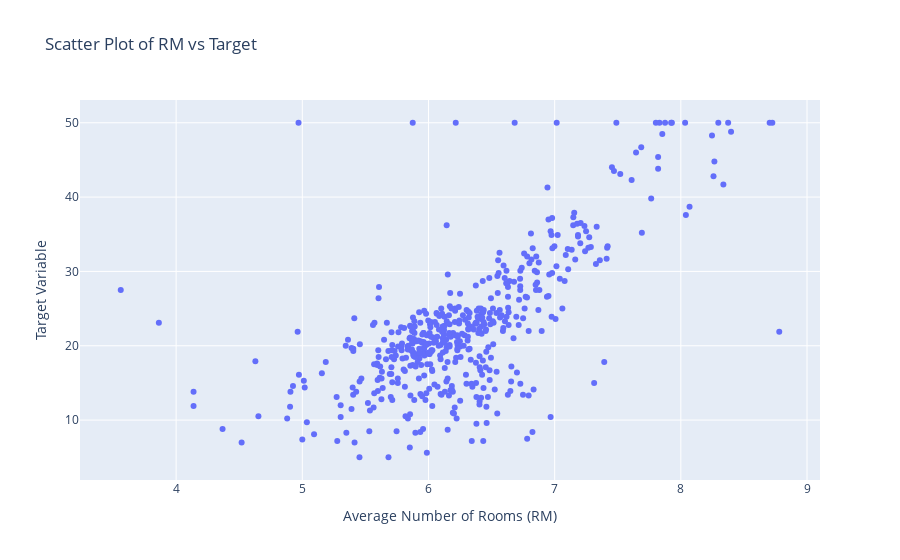

Notebook cell for this chart:
### Code cell
from plotly.offline import init_notebook_mode, iplot
import plotly.graph_objs as go

# Initialize Plotly in offline mode
init_notebook_mode(connected=True)

trace = go.Scatter(x = bos.RM, y=target, mode='markers')

# Define layout with axis labels
layout = go.Layout(
    title="Scatter Plot of RM vs Target",
    xaxis=dict(title="Average Number of Rooms (RM)"),
    yaxis=dict(title="Target Variable")
)

# Combine trace and layout
fig = go.Figure(data=[trace], layout=layout)

# Save the figure as an image (e.g., PNG)
fig.write_image("scatter_plot_rm_vs_target.png")

# Display the plot
fig.show()

### Figure 1 — Plotly figure (JSON) as saved in the notebook; plotly's stock layout.template omitted (floating-point values rounded to 4 significant figures; data arrays with more than 128 entries replaced by an {"elided": "..."} marker saying what was removed)
{"data": [{"mode": "markers", "type": "scatter", "x": {"elided": "506 float values"}, "y": {"elided": "506 float values"}}], "layout": {"title": {"text": "Scatter Plot of RM vs Target"}, "xaxis": {"title": {"text": "Average Number of Rooms (RM)"}}, "yaxis": {"title": {"text": "Target Variable"}}}}
